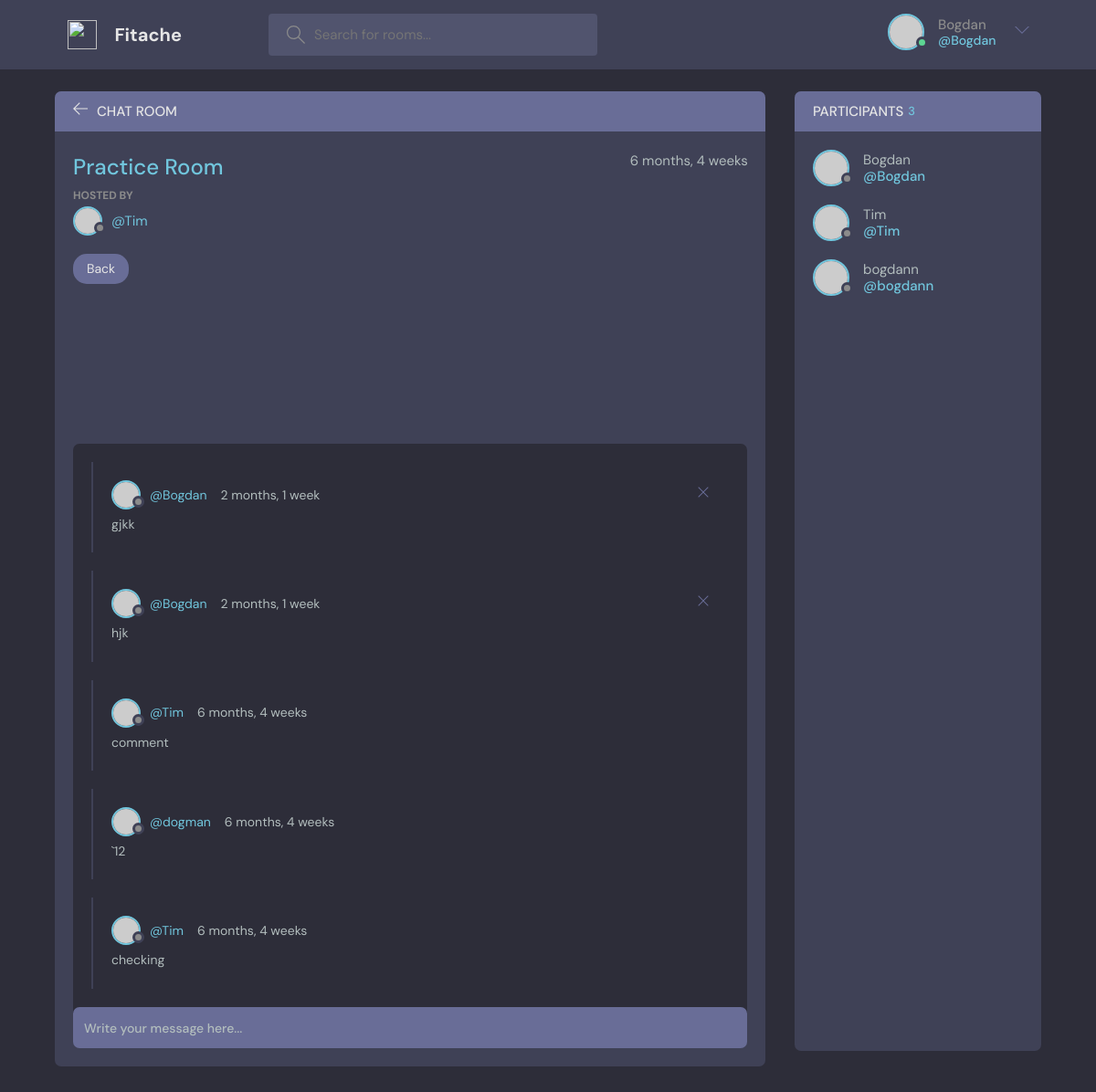
The app's page /room/7/ (signed in) with its own data.
### base/models.py (models this page shows, shortened)
class Room(models.Model):
  host =  models.ForeignKey(User, on_delete = models.SET_NULL, null = True)
  topic = models.ForeignKey(Topic, on_delete = models.SET_NULL, null = True)
  name = models.CharField(max_length=200) #max_length required
  description = models.TextField(null = True, blank = True) #null is default False , true means it can be blank
  participants = models.ManyToManyField(User, related_name='participants', blank=True) #related name needed because we already use User above
  updated = models.DateTimeField(auto_now=True) #when save is called, take timestamp
  created = models.DateTimeField(auto_now_add=True) #takes timestamp when created
  class Meta:
    ordering = ['-updated', '-created'] #dash creates it in descending order

class Topic(models.Model):
  name = models.CharField(max_length=200)
  def __str__(self):
    return self.name

class Message(models.Model):
  user = models.ForeignKey(User, on_delete=models.CASCADE)
  room = models.ForeignKey(Room, on_delete = models.CASCADE ) #when room gets deleted, all children get deleted
  body = models.TextField()
  updated = models.DateTimeField(auto_now=True) #when save is called, take timestamp
  created = models.DateTimeField(auto_now_add=True) #takes timestamp when created
  class Meta:
    ordering = ['-updated', '-created'] #dash creates it in descending order

### base/views.py (the view, shortened to what this page needs)
def room(request, pk):
    room = Room.objects.get(id=pk)
    room_messages = room.message_set.all() #message = lower case for some reason
    participants = room.participants.all() #for many to many, set not needed
    context = {'room' : room, 'room_messages' : room_messages, 'participants' : participants} #passing in room object
    return render(request, 'base/room.html', context) #passing in room object

### base/templates/base/room.html (shortened to what this page needs)
{% extends 'main.html'  %}
{% block content %}
    <main class="profile-page layout layout--2">
      <div class="container">
        <div class="room">
          <div class="room__top">
            <div class="room__topLeft">
              <a href="{% url 'home' %}">
                <svg version="1.1" xmlns="http://www.w3.org/2000/svg" width="32" height="32" viewBox="0 0 32 32">
                  <title>arrow-left</title>
                  <path
                    d="M13.723 2.286l-13.723 13.714 13.719 13.714 1.616-1.611-10.96-10.96h27.625v-2.286h-27.625l10.965-10.965-1.616-1.607z"
                  ></path>
                </svg>
              </a>
              <h3>Chat Room</h3>
            </div>
          </div>
          <div class="room__box scroll">
            <div class="room__header scroll">
              <div class="room__info">
                <h3>{{ room.name }}</h3>
                <span>{{ room.created|timesince }}</span>
              </div>
              <div class="room__hosted">
                <p>Hosted By</p>
                <a href="{% url 'user-profile' room.host.id %}" class="room__author">
                  <div class="avatar avatar--small">
                    <img src="https://randomuser.me/api/portraits/men/37.jpg" />
                  </div>
                  <span>@{{ room.host.username }}</span>
                </a>
              </div>
              <span class="room__topics">{{ room.topic }} </span>
            </div>
            <div class="room__conversation">
              <div class="threads scroll">
                {%  for message in room_messages %}
                <div class="thread">
                  <div class="thread__top">
                    <div class="thread__author">
                      <a href="{% url 'user-profile' message.user.id %}" class="thread__authorInfo">
                        <div class="avatar avatar--small">
                          <img src="https://randomuser.me/api/portraits/men/37.jpg" />
                        </div>
                        <span>@{{ message.user.username }}</span>
                      </a>
                      <span class="thread__date">{{ message.created|timesince }}</span>
                    </div>
                    {% if request.user == message.user %}
                   <a href="{% url 'delete-message' message.id %}">
                    <div class="thread__delete">
                      <svg version="1.1" xmlns="http://www.w3.org/2000/svg" width="32" height="32" viewBox="0 0 32 32">
                        <title>remove</title>
                        <path
                          d="M27.314 6.019l-1.333-1.333-9.98 9.981-9.981-9.981-1.333 1.333 9.981 9.981-9.981 9.98 1.333 1.333 9.981-9.98 9.98 9.98 1.333-1.333-9.98-9.98 9.98-9.981z"
                        ></path>
                      </svg>
                    </div>
                  </a>
                    {% endif %}
                  </div>
                  <div class="thread__details">
                    {{ message.body }}
                  </div>
                </div>
                {% endfor %}
              </div>
            </div>
          </div>
          <div class="room__message">
            <form action="#"><input name="" placeholder="Write your message here..." /></form>
          </div>
        </div>
        <div class="participants">
          <h3 class="participants__top">Participants <span>{{ participants.count }}</span></h3>
          <div class="participants__list scroll">
            {% for user in participants %}
            <a href="{% url 'user-profile' user.id %}" class="participant">
              <div class="avatar avatar--medium">
                <img src="https://randomuser.me/api/portraits/men/37.jpg" />
              </div>
              <p>
                {{ user.username }}
                <span>@{{ user.username }}</span>
              </p>
            </a>
            {% endfor %}
          </div>
        </div>
      </div>
    </main>
{% endblock content %}

### templates/navbar.html (shortened to what this page needs)
<header class="header header--loggedIn">
  <div class="container">
    <a href="{% url 'home' %}" class="header__logo">
      <img src="assets/logo.svg" />
      <h1>Fitache</h1>
    </a>
    <form class="header__search" method = "GET" action = "{% url 'home' %}">
      <label>
        <input name = "q" placeholder="Search for rooms..." />
      </label>
    </form>
    <nav class="header__menu">
      {% if request.user.is_authenticated %}
      <div class="header__user">
        <a href="profile.html">
          <div class="avatar avatar--medium active">
            <img src="https://randomuser.me/api/portraits/men/37.jpg" />
          </div>
          <p>{{request.user.username}} <span>@{{request.user.username}}</span></p>
        </a>
        <button class="dropdown-button">
          <svg
            version="1.1"
            xmlns="http://www.w3.org/2000/svg"
            width="32"
            height="32"
            viewBox="0 0 32 32"
          >
            <title>chevron-down</title>
            <path d="M16 21l-13-13h-3l16 16 16-16h-3l-13 13z"></path>
          </svg>
        </button>
      </div>
      {% else %}
      <a href="{% url 'login' %}">
        <img src="./assets/avatar.svg" />
        <p>Login</p>
      </a>
      {% endif %}
    </nav>
  </div>
</header>

### records on screen
Room: name "Practice Room", created "6 months, 4 weeks", host.username "Tim", topic "Back"
Message: user.username "Bogdan", created "2 months, 1 week", body "gjkk"
Message: user.username "Bogdan", created "2 months, 1 week", body "hjk"
Message: user.username "Tim", created "6 months, 4 weeks", body "comment"
Message: user.username "dogman", created "6 months, 4 weeks", body "`12"
Message: user.username "Tim", created "6 months, 4 weeks", body "checking"

### other values on screen
{{ request.user.username }} "Bogdan"
{{ participants.count }} "3"
{{ user.username }} "Bogdan"
{{ user.username }} "Tim"
{{ user.username }} "bogdann"
